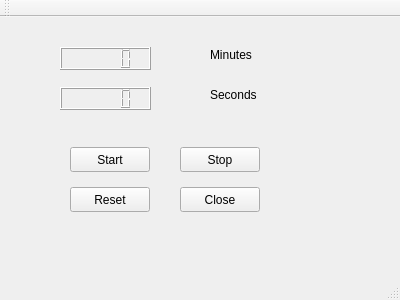
<?xml version="1.0" encoding="UTF-8"?>
<ui version="4.0">
 <class>MainWindow</class>
 <widget class="QMainWindow" name="MainWindow">
  <property name="geometry">
   <rect>
    <x>0</x>
    <y>0</y>
    <width>400</width>
    <height>300</height>
   </rect>
  </property>
  <property name="windowTitle">
   <string>MainWindow</string>
  </property>
  <widget class="QWidget" name="centralWidget">
   <widget class="QLCDNumber" name="lcdNumberMin">
    <property name="geometry">
     <rect>
      <x>60</x>
      <y>30</y>
      <width>91</width>
      <height>23</height>
     </rect>
    </property>
    <property name="smallDecimalPoint">
     <bool>false</bool>
    </property>
   </widget>
   <widget class="QLCDNumber" name="lcdNumberSec">
    <property name="geometry">
     <rect>
      <x>60</x>
      <y>70</y>
      <width>91</width>
      <height>23</height>
     </rect>
    </property>
   </widget>
   <widget class="QLabel" name="label">
    <property name="geometry">
     <rect>
      <x>210</x>
      <y>30</y>
      <width>55</width>
      <height>16</height>
     </rect>
    </property>
    <property name="text">
     <string>Minutes</string>
    </property>
   </widget>
   <widget class="QLabel" name="label_2">
    <property name="geometry">
     <rect>
      <x>210</x>
      <y>70</y>
      <width>55</width>
      <height>16</height>
     </rect>
    </property>
    <property name="text">
     <string>Seconds</string>
    </property>
   </widget>
   <widget class="QPushButton" name="startButton">
    <property name="geometry">
     <rect>
      <x>70</x>
      <y>130</y>
      <width>80</width>
      <height>25</height>
     </rect>
    </property>
    <property name="text">
     <string>Start</string>
    </property>
   </widget>
   <widget class="QPushButton" name="resetButton">
    <property name="geometry">
     <rect>
      <x>70</x>
      <y>170</y>
      <width>80</width>
      <height>25</height>
     </rect>
    </property>
    <property name="text">
     <string>Reset</string>
    </property>
   </widget>
   <widget class="QPushButton" name="stopButton">
    <property name="geometry">
     <rect>
      <x>180</x>
      <y>130</y>
      <width>80</width>
      <height>25</height>
     </rect>
    </property>
    <property name="text">
     <string>Stop</string>
    </property>
   </widget>
   <widget class="QPushButton" name="closeButton">
    <property name="geometry">
     <rect>
      <x>180</x>
      <y>170</y>
      <width>80</width>
      <height>25</height>
     </rect>
    </property>
    <property name="text">
     <string>Close</string>
    </property>
   </widget>
  </widget>
  <widget class="QMenuBar" name="menuBar">
   <property name="geometry">
    <rect>
     <x>0</x>
     <y>0</y>
     <width>400</width>
     <height>25</height>
    </rect>
   </property>
  </widget>
  <widget class="QToolBar" name="mainToolBar">
   <attribute name="toolBarArea">
    <enum>TopToolBarArea</enum>
   </attribute>
   <attribute name="toolBarBreak">
    <bool>false</bool>
   </attribute>
  </widget>
  <widget class="QStatusBar" name="statusBar"/>
 </widget>
 <layoutdefault spacing="6" margin="11"/>
 <resources/>
 <connections>
  <connection>
   <sender>closeButton</sender>
   <signal>clicked()</signal>
   <receiver>MainWindow</receiver>
   <slot>close()</slot>
   <hints>
    <hint type="sourcelabel">
     <x>219</x>
     <y>226</y>
    </hint>
    <hint type="destinationlabel">
     <x>199</x>
     <y>149</y>
    </hint>
   </hints>
  </connection>
 </connections>
</ui>
